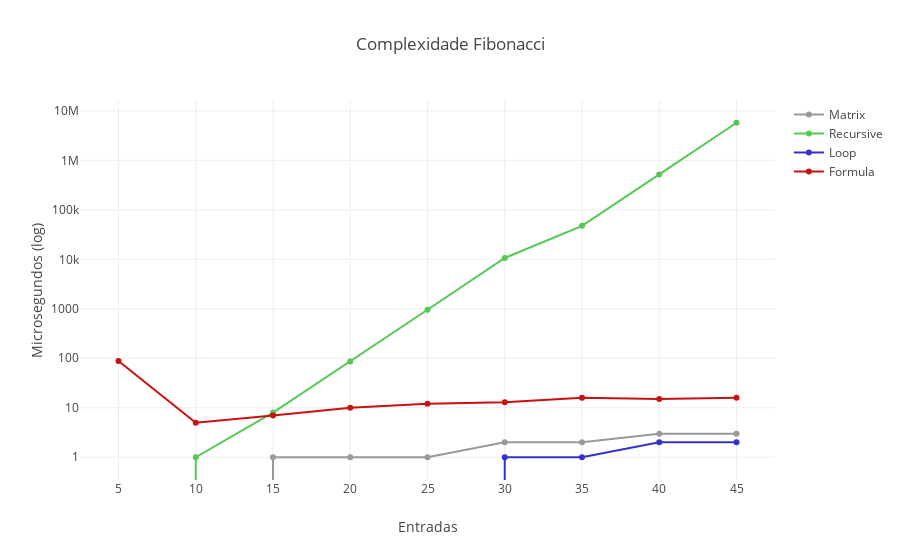

Notebook code for this chart:
### Code cell
data = [
    go.Scatter(
        x = [5, 10, 15, 20, 25, 30, 35, 40, 45],
        y = [0, 0, 1, 1, 1, 2, 2, 3, 3, 4],
        name = 'Matrix',
        text = [0, 0, 1, 1, 1, 2, 2, 3, 3, 4],
        line=dict(color='rgb(153,153,153)'),
    ),
    
    go.Scatter(
        x = [5, 10, 15, 20, 25, 30, 35, 40, 45],
        y = [0, 1, 8, 86, 955, 10633, 47563, 519091, 5753877, 65234028],
        name = 'Recursive',
        text = [0, 1, 8, 86, 955, 10633, 47563, 519091, 5753877, 65234028],
        line=dict(color='rgb(85,200,85)'),
    ),
    
    go.Scatter(
        x = [5, 10, 15, 20, 25, 30, 35, 40, 45],
        y = [0, 0, 0, 0, 0, 1, 1, 2, 2, 3],
        name = 'Loop',
        text = [0, 0, 0, 0, 0, 1, 1, 2, 2, 3],
        line=dict(color='rgb(51,51,200)'),
    ),
    
    go.Scatter(
        x = [5, 10, 15, 20, 25, 30, 35, 40, 45],
        y = [88, 5, 7, 10, 12, 13, 16, 15, 16, 18],
        text = [88, 5, 7, 10, 12, 13, 16, 15, 16, 18],
        line=dict(color='rgb(200,17,17)'),
        name = 'Formula',
    )
]

layout = go.Layout(title='Complexidade Fibonacci',
                   xaxis=dict(title='Entradas'),
                   yaxis=dict(title='Microsegundos (log)', type='log'))

fig = go.Figure(data=data, layout=layout)
iplot(fig, filename='time-complexity')

### Figure 1 — Plotly figure (JSON) as saved in the notebook; plotly's stock layout.template omitted (floating-point values rounded to 4 significant figures)
{"data": [{"line": {"color": "rgb(153,153,153)"}, "name": "Matrix", "text": ["0", "0", "1", "1", "1", "2", "2", "3", "3", "4"], "type": "scatter", "uid": "e8b87bbb-5c02-494a-9fbc-9349b1db1220", "x": [5, 10, 15, 20, 25, 30, 35, 40, 45], "y": [0, 0, 1, 1, 1, 2, 2, 3, 3, 4]}, {"line": {"color": "rgb(85,200,85)"}, "name": "Recursive", "text": ["0", "1", "8", "86", "955", "10633", "47563", "519091", "5753877", "65234028"], "type": "scatter", "uid": "30841afa-3e64-42a9-97bd-f6bf804d990f", "x": [5, 10, 15, 20, 25, 30, 35, 40, 45], "y": [0, 1, 8, 86, 955, 10633, 47563, 519091, 5753877, 65234028]}, {"line": {"color": "rgb(51,51,200)"}, "name": "Loop", "text": ["0", "0", "0", "0", "0", "1", "1", "2", "2", "3"], "type": "scatter", "uid": "de0e9f58-30ae-498d-b831-596b62d8052c", "x": [5, 10, 15, 20, 25, 30, 35, 40, 45], "y": [0, 0, 0, 0, 0, 1, 1, 2, 2, 3]}, {"line": {"color": "rgb(200,17,17)"}, "name": "Formula", "text": ["88", "5", "7", "10", "12", "13", "16", "15", "16", "18"], "type": "scatter", "uid": "de2b9564-4d2f-4488-9207-05e496ffea62", "x": [5, 10, 15, 20, 25, 30, 35, 40, 45], "y": [88, 5, 7, 10, 12, 13, 16, 15, 16, 18]}], "layout": {"title": {"text": "Complexidade Fibonacci"}, "xaxis": {"title": {"text": "Entradas"}}, "yaxis": {"title": {"text": "Microsegundos (log)"}, "type": "log"}}}
